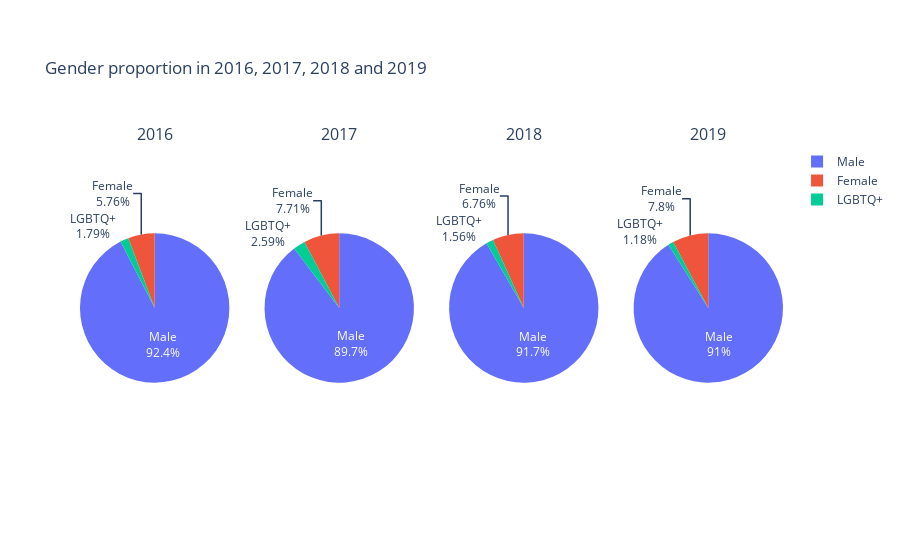

Here is the notebook cell this chart was saved with:
### Code cell
# Create subplots, using 'domain' type for pie charts
specs = [[{'type':'domain'}, {'type':'domain'},{'type':'domain'},{'type':'domain'}]]
fig = make_subplots(rows=1, cols=4, specs=specs, subplot_titles=('2016','2017','2018','2019'))


fig.add_trace(go.Pie(labels=genders_2017.New_column,values= genders_2016.Count2016,
             name='Top 10 Computer Programming Languages in 2017'),1,1)

fig.add_trace(go.Pie(labels=genders_2017.New_column,values= genders_2017.Count2017,
             name='Top 10 Computer Programming Languages in 2017'),1,2)

fig.add_trace(go.Pie(labels=genders_2018.New_column,values= genders_2018.Count2018,  
             name= 'Top 10 Computer Programming Languages in 2018'),1,3)

fig.add_trace(go.Pie(labels=genders_2019.New_column,values= genders_2019.Count2019,  
             name= 'Top 10 Computer Programming Languages in 2019'),1,4)


fig.update_traces(textinfo='label+percent')
fig.update_layout(title_text="Gender proportion in 2016, 2017, 2018 and 2019")

fig.show()

### Figure 1 — Plotly figure (JSON) as saved in the notebook; plotly's stock layout.template omitted (floating-point values rounded to 4 significant figures)
{"data": [{"domain": {"x": [0, 0.2125], "y": [0, 1]}, "labels": ["Male", "Female", "LGBTQ+", "LGBTQ+", "LGBTQ+"], "name": "Top 10 Computer Programming Languages in 2017", "textinfo": "label+percent", "type": "pie", "values": [51388, 3202, 722, 274]}, {"domain": {"x": [0.2625, 0.475], "y": [0, 1]}, "labels": ["Male", "Female", "LGBTQ+", "LGBTQ+", "LGBTQ+"], "name": "Top 10 Computer Programming Languages in 2017", "textinfo": "label+percent", "type": "pie", "values": [31890, 2743, 428, 314, 180]}, {"domain": {"x": [0.525, 0.7375], "y": [0, 1]}, "labels": ["Male", "Female", "LGBTQ+", "LGBTQ+"], "name": "Top 10 Computer Programming Languages in 2018", "textinfo": "label+percent", "type": "pie", "values": [59785, 4409, 595, 423]}, {"domain": {"x": [0.7875, 1], "y": [0, 1]}, "labels": ["Male", "Female", "LGBTQ+"], "name": "Top 10 Computer Programming Languages in 2019", "textinfo": "label+percent", "type": "pie", "values": [78302, 6709, 1011]}], "layout": {"annotations": [{"font": {"size": 16}, "showarrow": false, "text": "2016", "x": 0.1062, "xanchor": "center", "xref": "paper", "y": 1, "yanchor": "bottom", "yref": "paper"}, {"font": {"size": 16}, "showarrow": false, "text": "2017", "x": 0.3688, "xanchor": "center", "xref": "paper", "y": 1, "yanchor": "bottom", "yref": "paper"}, {"font": {"size": 16}, "showarrow": false, "text": "2018", "x": 0.6313, "xanchor": "center", "xref": "paper", "y": 1, "yanchor": "bottom", "yref": "paper"}, {"font": {"size": 16}, "showarrow": false, "text": "2019", "x": 0.8938, "xanchor": "center", "xref": "paper", "y": 1, "yanchor": "bottom", "yref": "paper"}], "title": {"text": "Gender proportion in 2016, 2017, 2018 and 2019"}}}
